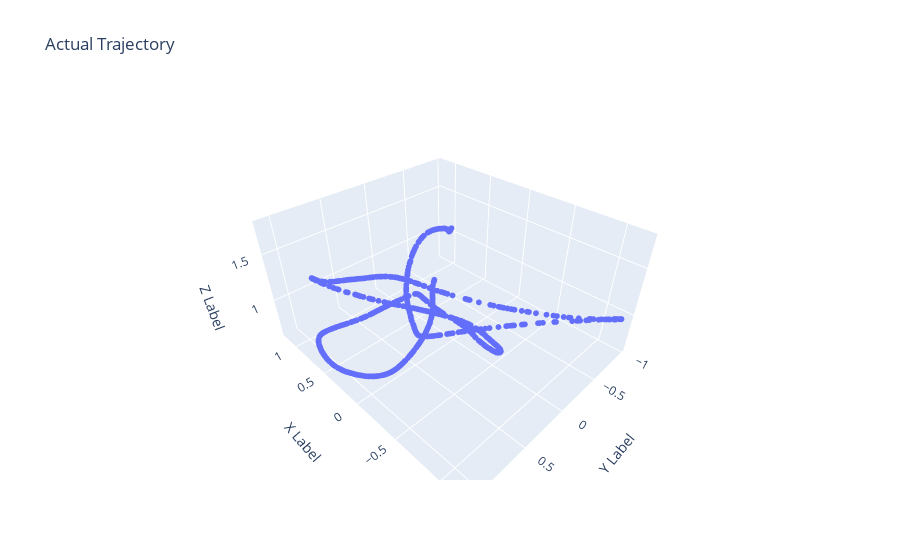

Write notebook code for a chart like this one.
### Code cell
make_interative_plot(nn_points2, title= "Actual Trajectory")

### Figure 1 — Plotly figure (JSON) as saved in the notebook; plotly's stock layout.template omitted (floating-point values rounded to 4 significant figures; data arrays with more than 128 entries replaced by an {"elided": "..."} marker saying what was removed)
{"data": [{"hovertemplate": "x=%{x}<br>y=%{y}<br>z=%{z}<extra></extra>", "legendgroup": "", "marker": {"color": "#636efa", "size": 2, "symbol": "circle"}, "mode": "markers", "name": "", "scene": "scene", "showlegend": false, "type": "scatter3d", "x": {"elided": "890 float values"}, "y": {"elided": "890 float values"}, "z": {"elided": "890 float values"}}], "layout": {"legend": {"tracegroupgap": 0}, "scene": {"camera": {"center": {"x": 0, "y": 0, "z": 0}, "eye": {"x": -1.25, "y": 1.25, "z": 1.25}, "up": {"x": 0, "y": 0, "z": 2}}, "domain": {"x": [0, 1], "y": [0, 1]}, "xaxis": {"title": {"text": "X Label"}}, "yaxis": {"title": {"text": "Y Label"}}, "zaxis": {"title": {"text": "Z Label"}}}, "title": {"text": "Actual Trajectory"}}}
